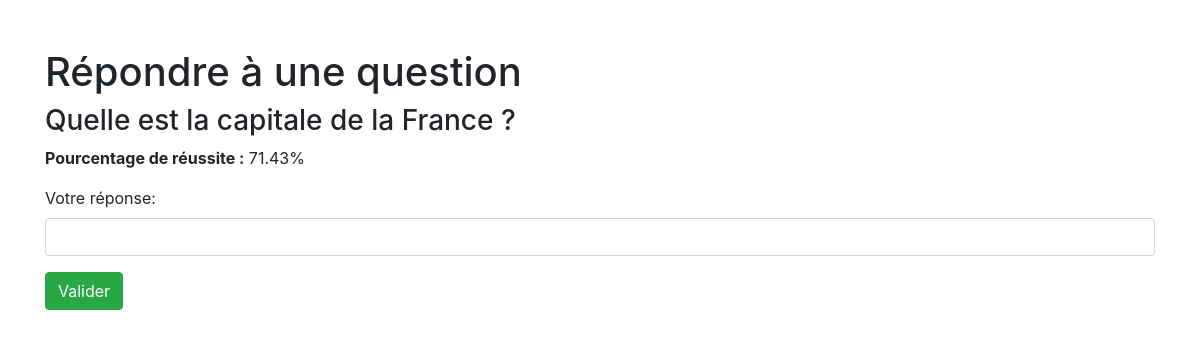
Page /repondre_question.php?id=1 on the committed database.
### tables this page shows
CREATE TABLE IF NOT EXISTS `questions` (
  `id` int NOT NULL AUTO_INCREMENT,
  `question` text NOT NULL,
  `reponse_attendue` varchar(255) NOT NULL,
  `message_succes` text NOT NULL,
  `message_mauvaise_reponse` text NOT NULL,
  `taux_reussite` decimal(5,2) DEFAULT '0.00',
  `total_reponses` int DEFAULT '0',
  `bonnes_reponses` int DEFAULT '0',
  PRIMARY KEY (`id`)
);

### repondre_question.php (the view, shortened to what this page needs)
<?php
include('db.php');
if (isset($_GET['id'])) {
    $id = $_GET['id'];
    $sql = "SELECT * FROM questions WHERE id = :id";
    $stmt = $pdo->prepare($sql);
    $stmt->execute([':id' => $id]);
    $question = $stmt->fetch();
    $taux_reussite = ($question['total_reponses'] > 0) ? ($question['bonnes_reponses'] / $question['total_reponses']) * 100 : 0;
}
?>
<!DOCTYPE html>
<html lang="fr">
<head>
    <link rel="stylesheet" href="https://maxcdn.bootstrapcdn.com/bootstrap/4.5.2/css/bootstrap.min.css">
</head>
<body>
    <div class="container">
        <h1 class="mt-5">Répondre à une question</h1>
        <?php if (isset($question)): ?>
            <h3><?php echo htmlspecialchars($question['question']); ?></h3>
            <p><strong>Pourcentage de réussite :</strong> <?php echo number_format($taux_reussite, 2); ?>%</p>
            <form action="repondre_question.php?id=<?php echo $question['id']; ?>" method="post">
                <div class="form-group">
                    <label for="reponse_utilisateur">Votre réponse:</label>
                    <input type="text" id="reponse_utilisateur" name="reponse_utilisateur" class="form-control" required>
                </div>
                <button type="submit" class="btn btn-success">Valider</button>
            </form>
        <?php endif; ?>
    </div>
</body>
</html>

### rows in the picture
questions: question "Quelle est la capitale de la France ?", taux_reussite "71.43"
